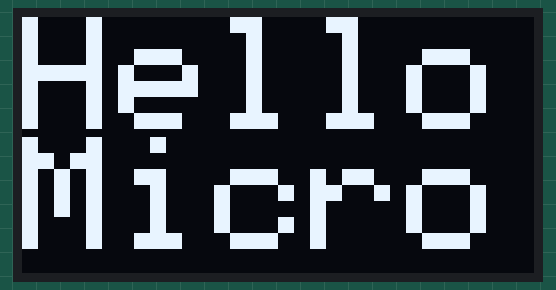
Recording of a program running on a simulated ESP32. Shown: 128×64 one-colour display. What the program prints to the serial monitor is not drawn.

Above: at 3.1 s.
At 5.1 s:
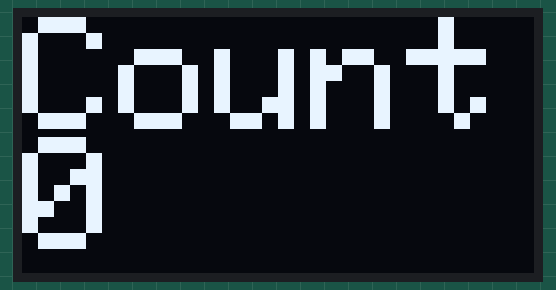
At 13.1 s:
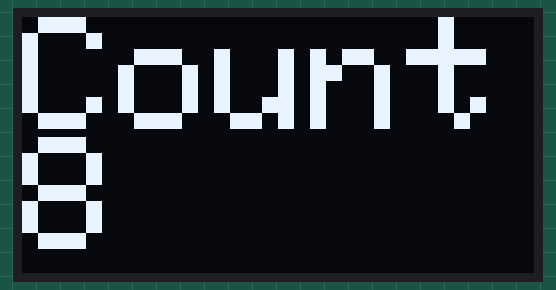
At 21.1 s:
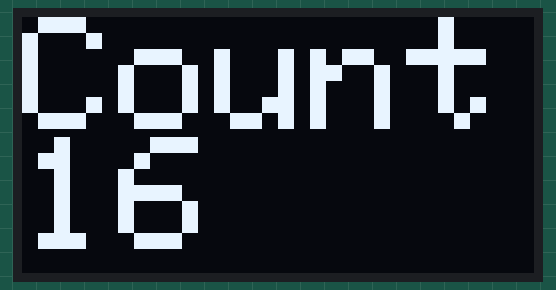
At 29.1 s:
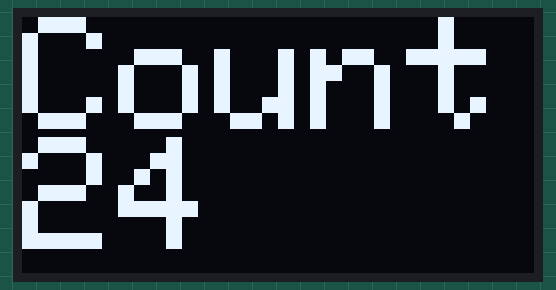
At 38.1 s:
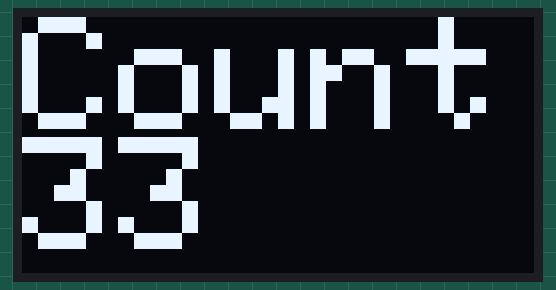

The program:

main.cpp
```cpp
// (licence header left out)
#include <Arduino.h>
#include <Wire.h>

/* I2C display header */
#include <Wire.h>
#include <Adafruit_GFX.h>
#include <Adafruit_SSD1306.h>

/* OLED display width, in pixels */
#define SCREEN_WIDTH 128

/* OLED display height, in pixels */
#define SCREEN_HEIGHT 64

/* Declaration for an SSD1306 display connected to I2C (SDA, SCL pins) */
Adafruit_SSD1306 display(SCREEN_WIDTH, SCREEN_HEIGHT, &Wire, -1);

/* hardware timer */
hw_timer_t * timer = NULL;

/* unlocking timer mux */
portMUX_TYPE timerMux = portMUX_INITIALIZER_UNLOCKED;

/* timer and intruppt function */
void Timer_Start(void);
void IRAM_ATTR timercallback();

void display_count_value(void);

uint16_t ui16Counter=0;
uint16_t ui16LastCounter=1;

void setup() {
    delay(1000);

    /* start i2c and uart port */
	Wire.begin();
	Serial.begin(9600);

    Serial.println("\r\n");
	Serial.println("Micro_I2C_02");

	if(!display.begin(SSD1306_SWITCHCAPVCC, 0x3C)) {
    	Serial.println(F("SSD1306 allocation failed"));
    	for(;;);
 	}

  	delay(2000);
  	display.clearDisplay();
  	display.setTextColor(WHITE);
	display.setTextSize(4);
	display.setCursor(0,0);
	display.println("Hello");
	display.setCursor(0,30);
	display.setTextSize(4);
	display.println("Micro");
	display.display();
    delay(2000);

    /* start timer module */
	noInterrupts();
    Timer_Start();
    interrupts();

}

void loop() {
    if(ui16LastCounter != ui16Counter){
        display_count_value();
        ui16LastCounter = ui16Counter;
    }
}

/* This function sets timer */
void Timer_Start(void){

	/* set timer0 to 80MHz */
	timer = timerBegin(0, 80, true);

	/* attach interrupt to timer */
	timerAttachInterrupt(timer, &timercallback, true);

	/* 1000 ms interrupt */
	timerAlarmWrite(timer, 1000000, true);

	/* enable timer */
	timerAlarmEnable(timer);
}

/* interrupt callback function  */
void IRAM_ATTR timercallback() {
	portENTER_CRITICAL_ISR(&timerMux);

    ui16Counter++;
	portEXIT_CRITICAL_ISR(&timerMux);
}

void display_count_value(void){
    display.clearDisplay();
  	display.setTextColor(WHITE);
	display.setTextSize(4);
	display.setCursor(0,0);
	display.println("Count");
	display.setCursor(0,30);
	display.setTextSize(4);
	display.println(ui16Counter);
	display.display();
}
```

Measured:
- what the display in image 0 shows lasts 2.0 s, from 3.1 s to 5.1 s
- what the display in image 1 shows lasts 1.0 s, from 5.1 s to 6.1 s
